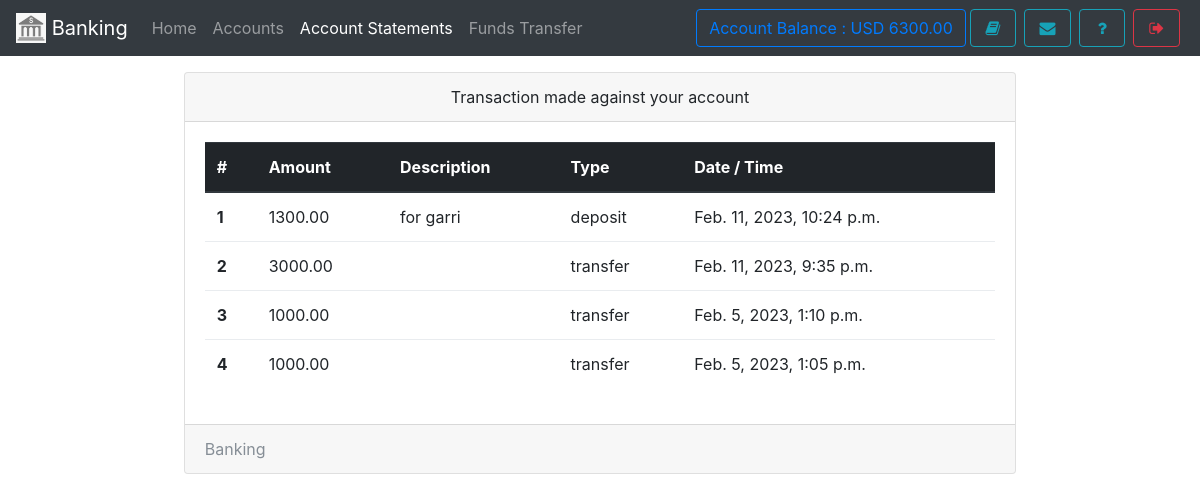
The page /user/statement (signed in) on the database as committed earlier.
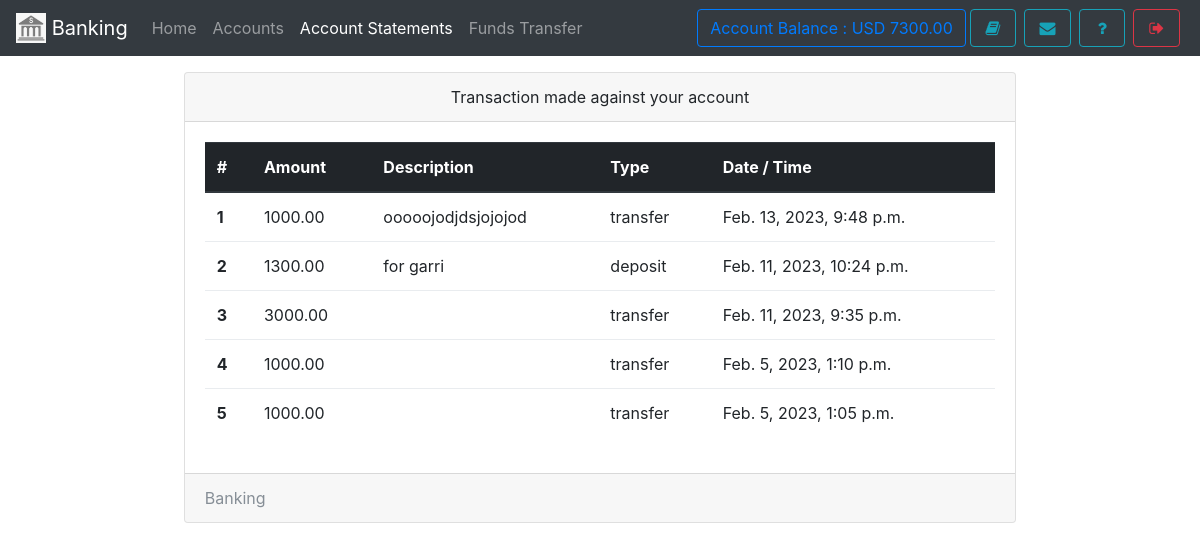
The same page on the database as committed later.
### core/models.py (models this page shows, shortened)
class User(AbstractUser):
    username = None
    email = models.EmailField(
        _('Email'),
        max_length=150,
        unique=True,
        help_text=_('Required. 150 characters or fewer. Letters, digits and @/./+/-/_ only.'),
        error_messages={
            'unique': _("A user with that email already exists."),
        },
    )
    objects = BaseManager()
    USERNAME_FIELD = 'email'
    REQUIRED_FIELDS = []
    choices = (('user','user'),('cashier','cashier'),('manager','manager'))
    usertype = models.CharField(max_length = 10, default = "user")

class Account(models.Model):
    user = models.OneToOneField(User,on_delete= models.CASCADE)
    account_number = models.CharField(max_length = 10,unique = True,validators=[numeric_validation])
    balance = models.BigIntegerField()
    branch  = models.ForeignKey(Branch,null = True,blank=True,on_delete=models.SET_NULL)
    account_type = models.CharField(max_length = 10, choices = (('current','current'),('savings','savings')),default = "savings")
    first_name = models.CharField(max_length = 256)
    middle_name = models.CharField(max_length = 256, blank = True)
    last_name = models.CharField(max_length = 256)
    dob = models.DateField(blank=True,null = True)
    gender = models.CharField(max_length= 2, choices=(('m',"male"),('f',"female")), blank=True)
    city = models.CharField(max_length= 20, blank=True)
    religion = models.CharField(max_length= 20, blank=True)
    marital_status = models.CharField(max_length= 2, choices=(('s',"Single"),('m',"Married")), blank=True)
    address = models.CharField(max_length= 40, blank=True)
    contact = models.CharField(max_length=12,blank=True, validators=[numeric_validation])
    means_of_id = models.CharField(max_length = 10, choices = (('nid','national id card'),('dl','driver licence'),('vc','Voters Card'),
    ('ip','International Passport')), blank=True)
    id_number = models.CharField(max_length= 20, blank=True)
    id_expiry_date = models.DateField(blank=True,auto_now_add=False,null=True)
    next_of_kin_title = models.CharField(max_length= 256, blank=True)
    next_of_kin_name = models.CharField(max_length= 256, blank=True)
    next_of_kin_email = models.EmailField(blank=True)
    next_of_kin_dob = models.DateField(blank=True, auto_now_add=False,null=True)
    next_of_kin_contact = models.CharField(max_length= 12, blank=True)
    date_created = models.DateTimeField(auto_now_add = True)

class Deposit(models.Model):
    amount = models.PositiveBigIntegerField()
    account = models.ForeignKey(Account,on_delete=models.CASCADE)
    description = models.CharField(max_length=200, blank = True)
    status = models.CharField(max_length=10, choices=(("pending","pending"),("success","success")),default="pending")
    date_created = models.DateTimeField(default=timezone.now)
    class Meta:
        ordering= ("status","date_created")
    def get_type(self):
        return "deposit"

class Transfer(models.Model):
    sent_from = models.ForeignKey(Account,related_name = "transfers", null = True, blank = True,on_delete=models.CASCADE)
    sent_to = models.ForeignKey(Account,related_name = "receives",null = True, blank = True,on_delete=models.CASCADE)
    account_number = models.CharField(max_length = 12, null= True, blank=True)
    description = models.CharField(max_length=200, blank = True)
    amount = models.BigIntegerField()
    date_created =models.DateTimeField(auto_now_add=True)

### core/views.py (the view)
# urls.py: path('user/statement',UserStatementView.as_view(),name = "user-statement"),
class UserStatementView(UserRequiredMixin,ListView):
    template_name = "user/statement.html"
    def get_queryset(self):
        withdraw_list = Withdraw.objects.filter(account = self.request.user.account)
        deposit_list = Deposit.objects.filter(account = self.request.user.account)
        transfer_list = Transfer.objects.filter(Q(sent_from = self.request.user.account)|Q(sent_to = self.request.user.account))
        result_list = list(sorted(chain(withdraw_list,deposit_list, transfer_list),key=lambda instance: instance.date_created, reverse=True))
        return result_list

### core/views.py (called while the page is built)
    def test_func(self):
        return self.request.user.is_staff or self.request.user.usertype == "user"

### core/templates/user/statement.html (shortened to what this page needs)
{% extends 'user/user-base.html' %}
{% block content %}
<div class="container">
    <div class="card  w-75 mx-auto">
    <div class="card-header text-center">
      Transaction made against your account
    </div>
    <div class="card-body">
      <div id="list-group rounded-0">
        <table class="table">
          <thead class="thead-dark">
            <tr>
              <th scope="col">#</th>
              <th scope="col">Amount</th>
              <th scope="col">Description</th>
              <th scope="col">Type</th>
              <th scope="col">Date / Time</th>
            </tr>
          </thead>
          <tbody>
            {% for obj in object_list %}
            <tr>
              <th scope="row">{{forloop.counter}}</th>
              <td>{% if obj.sent_from.user == request.user or obj.get_type == "withdraw" %}-{% else %}{% endif %}{{obj.amount}}.00</td>
              <td>{{obj.description}}</td>
              <td>{{obj.get_type|default:"transfer"}}</td>
              <td>{{obj.date_created}}</td>
            </tr>
            {% empty %}
            <div class='text-center'><small class='text-muted'><i>No Transaction has been made yet.</i></small></div>
          {% endfor %}
          </tbody>
        </table>
      </div>
    </div>
    <div class="card-footer text-muted">
     Banking
    </div>
  </div>
{% endblock %}

### core/templates/user/user-base.html (shortened to what this page needs)
{% extends 'base.html' %}
{% block body %}
<div style="background-size: 100%" class="bg-gradient-seconday">
<nav class="navbar navbar-expand-lg navbar-dark bg-dark fixed-top">
 <a class="navbar-brand" href="#">
    <img src="images/logo.png" style="object-fit:cover;object-position:center center" width="30" height="30" class="d-inline-block align-top" alt="">
   Banking
  </a>
  <div class="collapse navbar-collapse" id="navbarSupportedContent">
    <ul class="navbar-nav mr-auto">
      <li class="nav-item ">
        <a class="nav-link {% if request.path == '/user' %}active{% endif %}" href="{% url 'user-index' %}">Home <span class="sr-only">(current)</span></a>
      </li>
      <li class="nav-item {% if request.path == '/user/account' %}active{% endif %}">  <a class="nav-link" href="{% url 'user-account' %}">Accounts</a></li>
      <li class="nav-item {% if request.path == '/user/statement' %}active{% endif %}">  <a class="nav-link" href="{% url 'user-statement' %}">Account Statements</a></li>
      <li class="nav-item {% if request.path == '/user/transfer' %}active{% endif %}">  <a class="nav-link" href="{% url 'user-transfer' %}">Funds Transfer</a></li>
    </ul>
    <form class="form-inline my-2 my-lg-0">
        <a href="javascript:void(0)" class="btn btn-outline-primary" data-toggle="tooltip" title="Your current Account Balance">Account Balance : USD {{request.user.account.balance}}.00</a>
        <a href="{% url 'user-account' %}" data-toggle="tooltip" title="Account Summary" class="btn btn-outline-info mx-1" ><i class="fa fa-book fa-fw"></i></a>
        <a href="{% url 'user-notification' %}" data-toggle="tooltip" title="View Notice" class="btn btn-outline-info mx-1" ><i class="fa fa-envelope fa-fw"></i></a>
        <a href="{% url 'user-feedback' %}" data-toggle="tooltip" title="Help?" class="btn btn-outline-info mx-1" ><i class="fa fa-question fa-fw"></i></a>
        <a href="{% url 'user-logout' %}" data-toggle="tooltip" title="Logout" class="btn btn-outline-danger mx-1" ><i class="fa fa-sign-out fa-fw"></i></a>
    </form>
  </div>
</nav><br><br><br>
{% block content %}
{% endblock %}
</div>
{% endblock %}

Rows that differ between the two databases and show on the page:
changed through a linked row, User: user.account.balance "6300" → "7300"
added Transfer: amount "1000", description "ooooojodjdsjojojod", get_type "transfer", date_created "Feb. 13, 2023, 9:48 p.m."
